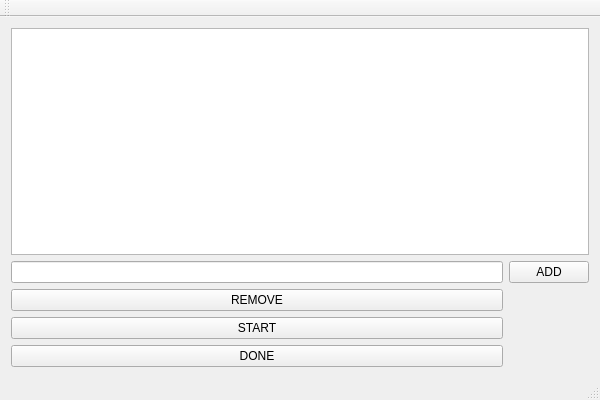
<?xml version="1.0" encoding="UTF-8"?>
<ui version="4.0">
 <class>TaskManagerObserverClass</class>
 <widget class="QMainWindow" name="TaskManagerObserverClass">
  <property name="geometry">
   <rect>
    <x>0</x>
    <y>0</y>
    <width>600</width>
    <height>400</height>
   </rect>
  </property>
  <property name="windowTitle">
   <string>TaskManagerObserver</string>
  </property>
  <widget class="QWidget" name="centralWidget">
   <layout class="QGridLayout" name="gridLayout">
    <item row="0" column="0" colspan="2">
     <widget class="QListWidget" name="tasksList"/>
    </item>
    <item row="1" column="0">
     <widget class="QLineEdit" name="addLineEdit"/>
    </item>
    <item row="1" column="1">
     <widget class="QPushButton" name="addButton">
      <property name="text">
       <string>ADD</string>
      </property>
     </widget>
    </item>
    <item row="4" column="0">
     <widget class="QPushButton" name="doneButton">
      <property name="text">
       <string>DONE</string>
      </property>
     </widget>
    </item>
    <item row="3" column="0">
     <widget class="QPushButton" name="startButton">
      <property name="text">
       <string>START</string>
      </property>
     </widget>
    </item>
    <item row="2" column="0">
     <widget class="QPushButton" name="removeButton">
      <property name="text">
       <string>REMOVE</string>
      </property>
     </widget>
    </item>
   </layout>
  </widget>
  <widget class="QMenuBar" name="menuBar">
   <property name="geometry">
    <rect>
     <x>0</x>
     <y>0</y>
     <width>600</width>
     <height>21</height>
    </rect>
   </property>
  </widget>
  <widget class="QToolBar" name="mainToolBar">
   <attribute name="toolBarArea">
    <enum>TopToolBarArea</enum>
   </attribute>
   <attribute name="toolBarBreak">
    <bool>false</bool>
   </attribute>
  </widget>
  <widget class="QStatusBar" name="statusBar"/>
 </widget>
 <layoutdefault spacing="6" margin="11"/>
 <resources>
  <include location="TaskManagerObserver.qrc"/>
 </resources>
 <connections/>
</ui>
